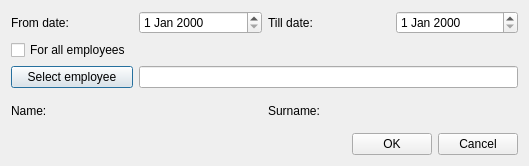
<?xml version="1.0" encoding="UTF-8"?>
<ui version="4.0">
 <class>GenerateReturnReport</class>
 <widget class="QDialog" name="GenerateReturnReport">
  <property name="geometry">
   <rect>
    <x>0</x>
    <y>0</y>
    <width>529</width>
    <height>166</height>
   </rect>
  </property>
  <property name="windowTitle">
   <string>Generate retrun report</string>
  </property>
  <property name="locale">
   <locale language="English" country="UnitedStates"/>
  </property>
  <property name="modal">
   <bool>false</bool>
  </property>
  <layout class="QGridLayout" name="gridLayout">
   <property name="leftMargin">
    <number>11</number>
   </property>
   <property name="topMargin">
    <number>11</number>
   </property>
   <property name="rightMargin">
    <number>11</number>
   </property>
   <property name="bottomMargin">
    <number>11</number>
   </property>
   <item row="2" column="1">
    <widget class="QPushButton" name="empBtn">
     <property name="text">
      <string>Select employee</string>
     </property>
    </widget>
   </item>
   <item row="3" column="1">
    <widget class="QLabel" name="nameLb">
     <property name="text">
      <string>Name:</string>
     </property>
    </widget>
   </item>
   <item row="0" column="4">
    <widget class="QDateEdit" name="tillDateEdit"/>
   </item>
   <item row="0" column="1">
    <widget class="QLabel" name="fromLb">
     <property name="text">
      <string>From date:</string>
     </property>
    </widget>
   </item>
   <item row="0" column="2">
    <widget class="QDateEdit" name="fromDateEdit"/>
   </item>
   <item row="4" column="1" colspan="4">
    <layout class="QHBoxLayout" name="horizontalLayout">
     <item>
      <spacer name="horizontalSpacer">
       <property name="orientation">
        <enum>Qt::Horizontal</enum>
       </property>
       <property name="sizeHint" stdset="0">
        <size>
         <width>40</width>
         <height>20</height>
        </size>
       </property>
      </spacer>
     </item>
     <item>
      <widget class="QPushButton" name="okBtn">
       <property name="text">
        <string>OK</string>
       </property>
      </widget>
     </item>
     <item>
      <widget class="QPushButton" name="cancelBtn">
       <property name="text">
        <string>Cancel</string>
       </property>
      </widget>
     </item>
    </layout>
   </item>
   <item row="0" column="3">
    <widget class="QLabel" name="label_2">
     <property name="text">
      <string>Till date:</string>
     </property>
    </widget>
   </item>
   <item row="2" column="2" colspan="3">
    <widget class="QLineEdit" name="empEdit"/>
   </item>
   <item row="1" column="1">
    <widget class="QCheckBox" name="allCkb">
     <property name="text">
      <string>For all employees</string>
     </property>
    </widget>
   </item>
   <item row="3" column="2">
    <widget class="QLabel" name="namePh">
     <property name="text">
      <string/>
     </property>
    </widget>
   </item>
   <item row="3" column="3">
    <widget class="QLabel" name="surnameLb">
     <property name="text">
      <string>Surname:</string>
     </property>
    </widget>
   </item>
   <item row="3" column="4">
    <widget class="QLabel" name="surnamePh">
     <property name="text">
      <string/>
     </property>
    </widget>
   </item>
  </layout>
 </widget>
 <tabstops>
  <tabstop>fromDateEdit</tabstop>
  <tabstop>tillDateEdit</tabstop>
  <tabstop>okBtn</tabstop>
  <tabstop>cancelBtn</tabstop>
 </tabstops>
 <resources/>
 <connections/>
</ui>
